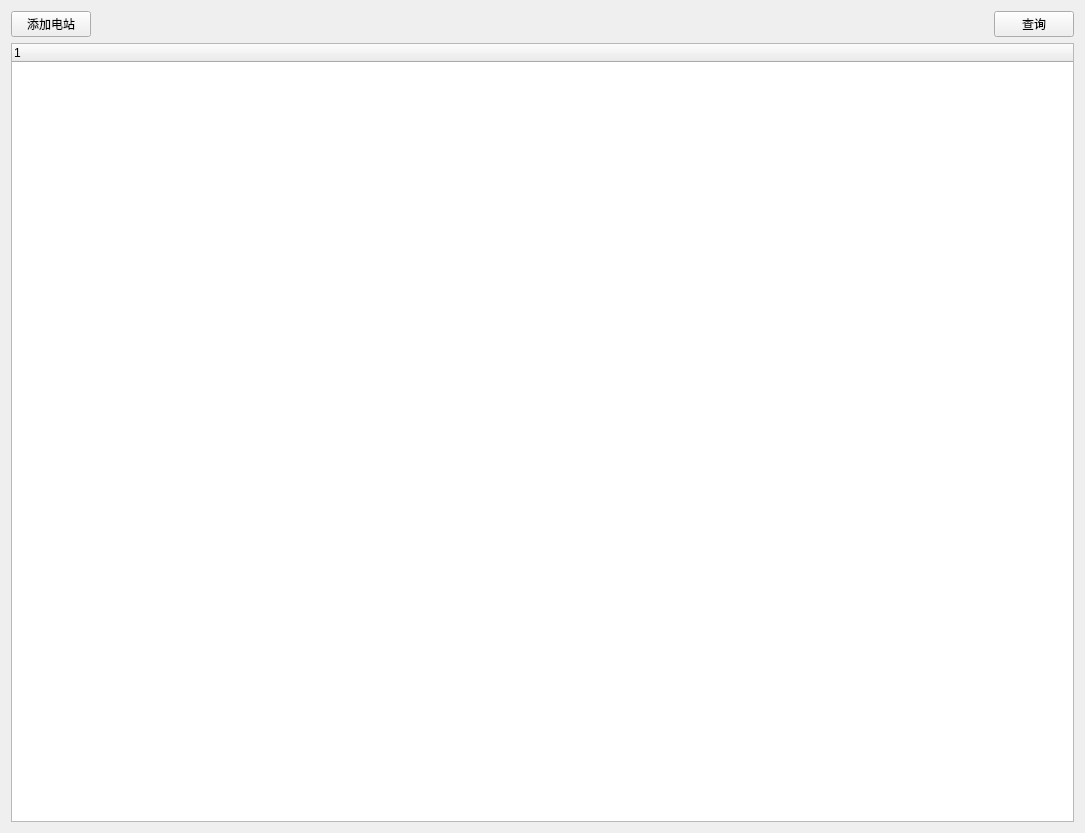
<?xml version="1.0" encoding="UTF-8"?>
<ui version="4.0">
 <class>realdata_time_widget</class>
 <widget class="QWidget" name="realdata_time_widget">
  <property name="geometry">
   <rect>
    <x>0</x>
    <y>0</y>
    <width>1085</width>
    <height>833</height>
   </rect>
  </property>
  <property name="windowTitle">
   <string>Form</string>
  </property>
  <layout class="QGridLayout" name="gridLayout">
   <item row="0" column="0">
    <layout class="QHBoxLayout" name="horizontalLayout">
     <item>
      <widget class="QPushButton" name="add_station">
       <property name="text">
        <string>添加电站</string>
       </property>
      </widget>
     </item>
     <item>
      <spacer name="horizontalSpacer">
       <property name="orientation">
        <enum>Qt::Horizontal</enum>
       </property>
       <property name="sizeHint" stdset="0">
        <size>
         <width>40</width>
         <height>20</height>
        </size>
       </property>
      </spacer>
     </item>
     <item>
      <widget class="QPushButton" name="select_bt">
       <property name="text">
        <string>查询</string>
       </property>
      </widget>
     </item>
    </layout>
   </item>
   <item row="1" column="0">
    <widget class="QTreeWidget" name="treeWidget">
     <column>
      <property name="text">
       <string notr="true">1</string>
      </property>
     </column>
    </widget>
   </item>
  </layout>
 </widget>
 <resources/>
 <connections/>
</ui>
